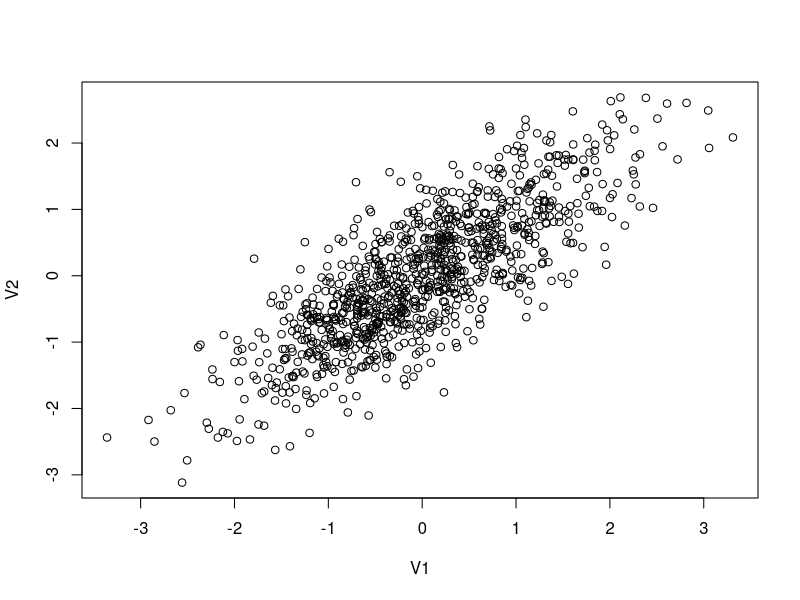

The R source for this figure:
## ---- chunk 1
knitr::opts_chunk$set(echo = TRUE)
## ---- chunk 2
#This is a comment, alone in a chunk. 

## ---- chunk 3
library(MASS)
library(ggplot2)

out <- as.data.frame(mvrnorm(1000, mu = c(0,0), 
                     Sigma = matrix(c(1,0.8,0.8,1), ncol = 2), 
                     empirical = TRUE))
cor(out)
plot(out)

## ---- chunk 4
out$error<-rnorm(1000, mean=0, sd=1)

#The data generating process
B1<-3
B2<-6

out$Y<-out$V1*B1+out$V2*B2+out$error
## ---- chunk 5
#plotted<-ggplot(out, aes(V1, y = value, color = variable)) + 
#    geom_point(aes(y = Y, col = "Y")) + 
#    geom_point(aes(y = adjY, col = "adjY"))+
#    geom_smooth(method='lm', aes(y = Y, col = "Y"))+
#    geom_smooth(method='lm', aes(y = adjY, col = "adjY"))

#plotted
